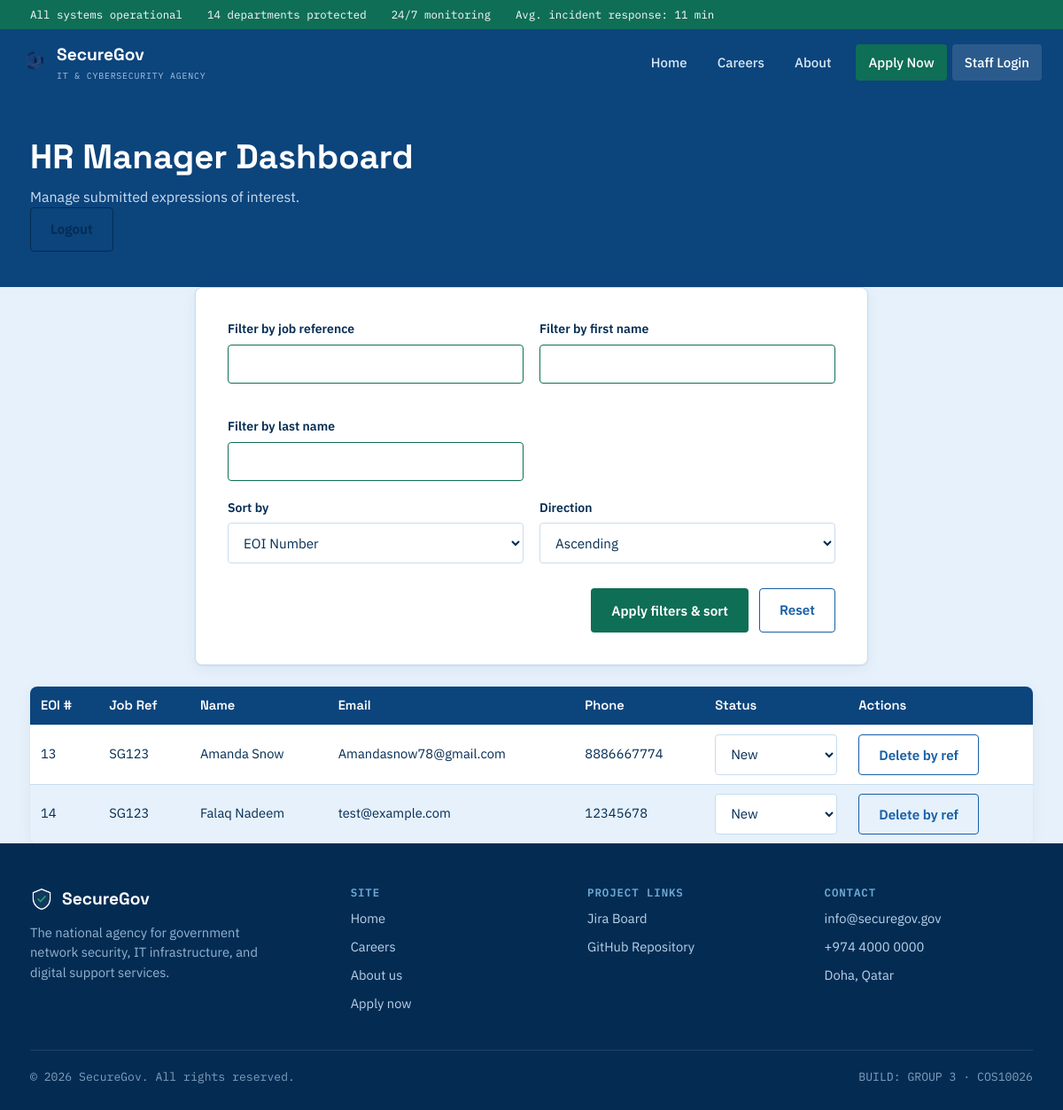
The app's page /project2/manage.php (signed in) with its own data.
### tables this page shows
CREATE TABLE `eoi` (
  `EOInumber` int(11) NOT NULL,
  `jobRefNumber` varchar(5) NOT NULL,
  `firstName` varchar(20) NOT NULL,
  `lastName` varchar(20) NOT NULL,
  `dob` varchar(10) NOT NULL,
  `gender` varchar(20) NOT NULL,
  `streetAddress` varchar(40) NOT NULL,
  `suburb` varchar(40) NOT NULL,
  `state` varchar(3) NOT NULL,
  `postcode` varchar(4) NOT NULL,
  `email` varchar(100) NOT NULL,
  `phone` varchar(12) NOT NULL,
  `skills` varchar(255) NOT NULL,
  `otherSkills` text DEFAULT NULL,
  `status` enum('New','Current','Final') DEFAULT 'New'
);

### project2/manage.php (the view, shortened to what this page needs)
<?php
$currentPage = "manage";
include 'settings.php';
$allowed_sort = ['EOInumber', 'jobRefNumber', 'firstName', 'lastName', 'status'];
$sort = isset($_POST['sort_field']) && in_array($_POST['sort_field'], $allowed_sort)
    ? $_POST['sort_field']
    : 'EOInumber';
$allowed_direction = ['ASC', 'DESC'];
$direction = isset($_POST['sort_direction']) && in_array($_POST['sort_direction'], $allowed_direction)
    ? $_POST['sort_direction']
    : 'ASC';
$params = [];
$types = '';
$sql = "SELECT * FROM eoi";
$sql .= " ORDER BY " . $sort . " " . $direction;
if (!empty($params)) {
    $stmt = mysqli_prepare($conn, $sql);
    if ($stmt) {
        mysqli_stmt_bind_param($stmt, $types, ...$params);
        mysqli_stmt_execute($stmt);
        $result = mysqli_stmt_get_result($stmt);
    } else {
        die("Query error: " . mysqli_error($conn));
    }
} else {
    $result = mysqli_query($conn, $sql);
}
?>
<?php include 'header.inc'; ?>
<div class="page-header">
    <div class="container">
        <h1>HR Manager Dashboard</h1>
        <p>Manage submitted expressions of interest.</p>
        <a href="logout.php" class="btn btn-logout">Logout</a>
    </div>
</div>
<div class="section-light">
    <div class="container">
        <div class="form-card filter-card">
            <form method="post" action="manage.php">
                <div class="field-row">
                    <div class="field-group">
                        <label for="filter_ref">Filter by job reference</label>
                        <input type="text" id="filter_ref" name="filter_ref"
                            value="<?php echo isset($_POST['filter_ref']) ? htmlspecialchars($_POST['filter_ref']) : ''; ?>">
                    </div>
                    <div class="field-group">
                        <label for="filter_firstname">Filter by first name</label>
                        <input type="text" id="filter_firstname" name="filter_firstname"
                            value="<?php echo isset($_POST['filter_firstname']) ? htmlspecialchars($_POST['filter_firstname']) : ''; ?>">
                    </div>
                    <div class="field-group">
                        <label for="filter_lastname">Filter by last name</label>
                        <input type="text" id="filter_lastname" name="filter_lastname"
                            value="<?php echo isset($_POST['filter_lastname']) ? htmlspecialchars($_POST['filter_lastname']) : ''; ?>">
                    </div>
                </div>
                <div class="field-row">
                    <div class="field-group">
                        <label for="sort_field">Sort by</label>
                        <select id="sort_field" name="sort_field">
                            <option value="EOInumber" <?php echo $sort === 'EOInumber' ? 'selected' : ''; ?>>EOI Number</option>
                        </select>
                    </div>
                    <div class="field-group">
                        <label for="sort_direction">Direction</label>
                        <select id="sort_direction" name="sort_direction">
                            <option value="ASC" <?php echo $direction === 'ASC' ? 'selected' : ''; ?>>Ascending</option>
                        </select>
                    </div>
                </div>
                <div class="form-actions">
                    <button type="submit" class="btn btn-cta">Apply filters &amp; sort</button>
                    <a href="manage.php" class="btn btn-outline-dark">Reset</a>
                </div>
            </form>
        </div>
        <table class="manage-table">
            <thead>
                <tr>
                    <th>EOI #</th>
                    <th>Job Ref</th>
                    <th>Name</th>
                    <th>Email</th>
                    <th>Phone</th>
                    <th>Status</th>
                    <th>Actions</th>
                </tr>
            </thead>
            <tbody>
                <?php if (mysqli_num_rows($result) === 0): ?>
                    <tr><td colspan="7">No applications found.</td></tr>
                <?php else: ?>
                    <?php while ($row = mysqli_fetch_assoc($result)): ?>
                        <tr>
                            <td><?php echo htmlspecialchars($row['EOInumber']); ?></td>
                            <td><?php echo htmlspecialchars($row['jobRefNumber']); ?></td>
                            <td><?php echo htmlspecialchars($row['firstName'] . ' ' . $row['lastName']); ?></td>
                            <td><?php echo htmlspecialchars($row['email']); ?></td>
                            <td><?php echo htmlspecialchars($row['phone']); ?></td>
                            <td>
                                <form method="post" action="manage.php" class="inline-form">
                                    <select name="new_status" onchange="this.form.submit()">
                                        <option value="New" <?php echo $row['status'] === 'New' ? 'selected' : ''; ?>>New</option>
                                    </select>
                                </form>
                            </td>
                            <td>
                                <form method="post" action="manage.php" class="inline-form"
                                    onsubmit="return confirm('Delete ALL applications for job ref <?php echo htmlspecialchars($row['jobRefNumber']); ?>?');">
                                    <button type="submit" class="btn btn-outline-dark">Delete by ref</button>
                                </form>
                            </td>
                        </tr>
                    <?php endwhile; ?>
                <?php endif; ?>
            </tbody>
        </table>
    </div>
</div>
<?php include 'footer.inc'; ?>

### project2/header.inc (shortened to what this page needs)
<!DOCTYPE html>
<html lang="en">
<head>
  <link rel="stylesheet" href="styles/style.css">
</head>
<body>
  <div class="top-bar">
    <div class="container">
      <span>All systems operational</span>
      <span>14 departments protected</span>
      <span>24/7 monitoring</span>
      <span>Avg. incident response: 11 min</span>
    </div>
  </div>
   <header class="site-header">
    <div class="nav-row">
      <a href="index.php" class="brand">
        <img src="images/logo.png" alt="SecureGov logo" width="30" height="30">
        <span>SecureGov<span class="org-type">IT &amp; Cybersecurity Agency</span></span>
      </a>
      <?php include 'nav.inc'; ?>
    </div>
  </header>

### project2/nav.inc
<nav class="main-nav">
  <a href="index.php" <?php echo ($currentPage == 'home') ? 'aria-current="page"' : ''; ?>>Home</a>
  <a href="jobs.php" <?php echo ($currentPage == 'jobs') ? 'aria-current="page"' : ''; ?>>Careers</a>
  <a href="about.php" <?php echo ($currentPage == 'about') ? 'aria-current="page"' : ''; ?>>About</a>
  <a href="apply.php" class="nav-cta" <?php echo ($currentPage == 'apply') ? 'aria-current="page"' : ''; ?>>Apply Now</a>
  <a href="login.php" <?php echo ($currentPage == 'login' || $currentPage == 'manage') ? 'aria-current="page"' : ''; ?>>Staff Login</a>
</nav>

### project2/footer.inc
<footer class="site-footer">
    <div class="container">
      <div class="footer-grid">
        <div>
          <a href="index.php" class="brand footer-brand">
            <img src="images/shield-logo-footer.png" alt="SecureGov logo" width="26">
            <span>SecureGov</span>
          </a>
          <p>The national agency for government network security, IT infrastructure, and digital support services.</p>
        </div>
        <div class="footer-col">
          <h3>Site</h3>
          <ul>
            <li><a href="index.php">Home</a></li>
            <li><a href="jobs.php">Careers</a></li>
            <li><a href="about.php">About us</a></li>
            <li><a href="apply.php">Apply now</a></li>
          </ul>
        </div>
        <div class="footer-col">
          <h3>Project Links</h3>
          <ul>
            <li><a href="https://buc-team-securegov.atlassian.net/jira/software/projects/SEC/boards/1" target="_blank">Jira Board</a></li>
            <li><a href="https://github.com/falaq01/Group3-cos10026" target="_blank">GitHub Repository</a></li>
          </ul>
        </div>
        <div class="footer-col">
          <h3>Contact</h3>
          <ul>
            <li><a href="mailto:info@securegov.gov">info@securegov.gov</a></li>
            <li><a href="tel:+974400000000">+974 4000 0000</a></li>
            <li>Doha, Qatar</li>
          </ul>
        </div>
      </div>
      <div class="footer-bottom">
        <span>&copy; 2026 SecureGov. All rights reserved.</span>
        <span>BUILD: GROUP 3 &middot; COS10026</span>
      </div>
    </div>
  </footer>
</body>
</html>

### records on screen
eoi: EOInumber "13", jobRefNumber "SG123", firstName+lastName "Amanda Snow", email "Amandasnow78@gmail.com", phone "8886667774", new_status "New"
eoi: EOInumber "14", jobRefNumber "SG123", firstName+lastName "Falaq Nadeem", email "test@example.com", phone "12345678", new_status "New"
